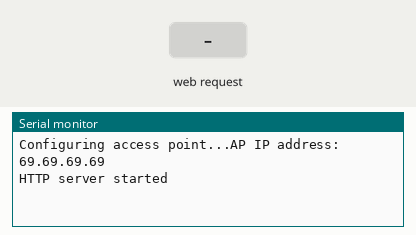
This sketch was run on a simulated ESP8266 (NodeMCU). Shown: the last lines printed to the serial monitor. The inputs (shaded band) are chosen by the test bench. A WiFi scan finds three made-up networks.

Above: at 1.2 s.
1.3 s: HTTP request GET /wifis received
At 2.6 s:
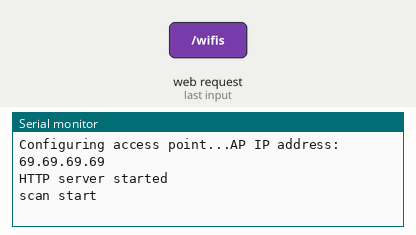
At 4.1 s:
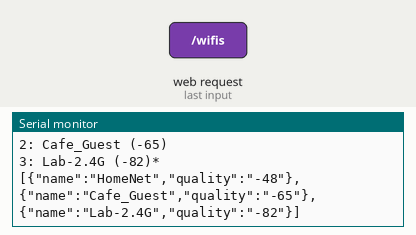

The sketch:

wifi-test.ino
```cpp
#include <ESP8266WiFi.h>
#include <WiFiClient.h>
#include <ESP8266WebServer.h>

IPAddress localIP(69, 69, 69, 69);
IPAddress gateway(69, 69, 69, 69);
IPAddress subnet(255, 255, 255, 0);
const char* identifyNumber = "gara-1";
const char* id = "1";

ESP8266WebServer server(80);

void handleRoot() {
    server.send(200, "text/html", "<h1>You are connected</h1>");
}

void handleStatus() {
    String response = "{\"identify_number\":\"";
    response += id;
    response += "\",\"status\":\"ok\"}";
    server.sendHeader("Access-Control-Allow-Headers", "*");
    server.send(200, "application/json; charset=utf-8", response);
}

void handleWifis() {
    Serial.println("scan start");
    String wifis = "[";

    // WiFi.scanNetworks will return the number of networks found
    int n = WiFi.scanNetworks();
    yield();
    Serial.println("scan done");
    if (n == 0) {
        Serial.println("no networks found");
    } else {
        Serial.print(n);
        Serial.println(" networks found");
        for (int i = 0; i < n; ++i) {
            // Print SSID and RSSI for each network found
            Serial.print(i + 1);
            Serial.print(": ");
            Serial.print(WiFi.SSID(i));
            Serial.print(" (");
            Serial.print(WiFi.RSSI(i));
            Serial.print(")");
            Serial.println((WiFi.encryptionType(i) == ENC_TYPE_NONE)?" ":"*");
            delay(10);
            wifis += "{\"name\":\"";
            wifis += WiFi.SSID(i);
            wifis += "\",\"quality\":\"";
            wifis += WiFi.RSSI(i);
            wifis += "\"}";
            if (i != n - 1) {
                wifis += ",";
            }
        }
    }
    wifis += "]";
    Serial.println(wifis);
    server.sendHeader("Access-Control-Allow-Headers", "*");
    server.send(200, "application/json; charset=utf-8", wifis);
}

void handleConnectTo() {
    Serial.println(server.args());

    if (server.hasArg("ssid") == true && server.hasArg("pass") == true && server.hasArg("user_id") == true){
        server.sendHeader("Access-Control-Allow-Headers", "*");
        server.send(200, "application/json; charset=utf-8", "{\"status\":\"ok\"}");
        yield();

        Serial.println();
        Serial.println("Config wifi------------------");
        Serial.print("Wifi name:");
        Serial.println(server.arg("ssid"));
        Serial.print("Wifi password:");
        Serial.println(server.arg("pass"));
        Serial.print("User id:");
        Serial.println(server.arg("user_id"));
        Serial.println("-----------------------------");
    } else {
        server.send(200, "application/json; charset=utf-8", "{\"status\":\"error\"}");
        return;
    }
}

void handleOk() {
    server.sendHeader("Access-Control-Allow-Headers", "*");
    server.sendHeader("Access-Control-Allow-Methods", "*");
    // server.sendHeader("Access-Control-Allow-Origin", "*");
    server.send(200, "application/json; charset=utf-8", "{\"status\":\"ok\"}");
}

void setup() {
    Serial.begin(115200);
    Serial.println();

    Serial.print("Configuring access point...");
    WiFi.softAPConfig(localIP, gateway, subnet);
    WiFi.softAP(identifyNumber);

    IPAddress myIP = WiFi.softAPIP();
    Serial.print("AP IP address: ");
    Serial.println(myIP);
    server.on("/", HTTP_GET, handleRoot);
    server.on("/status", HTTP_GET, handleStatus);
    server.on("/wifis", HTTP_GET, handleWifis);
    server.on("/connect-to", HTTP_POST, handleConnectTo);
    server.on("/", HTTP_OPTIONS, handleOk);
    server.on("/status", HTTP_OPTIONS, handleOk);
    server.on("/wifis", HTTP_OPTIONS, handleOk);
    server.on("/connect-to", HTTP_OPTIONS, handleOk);
    server.begin();
    Serial.println("HTTP server started");
}

void loop() {
    server.handleClient();
}
```

Measured:
- after the input at 1.3 s, the serial monitor: prints a new line at once (image 1)
